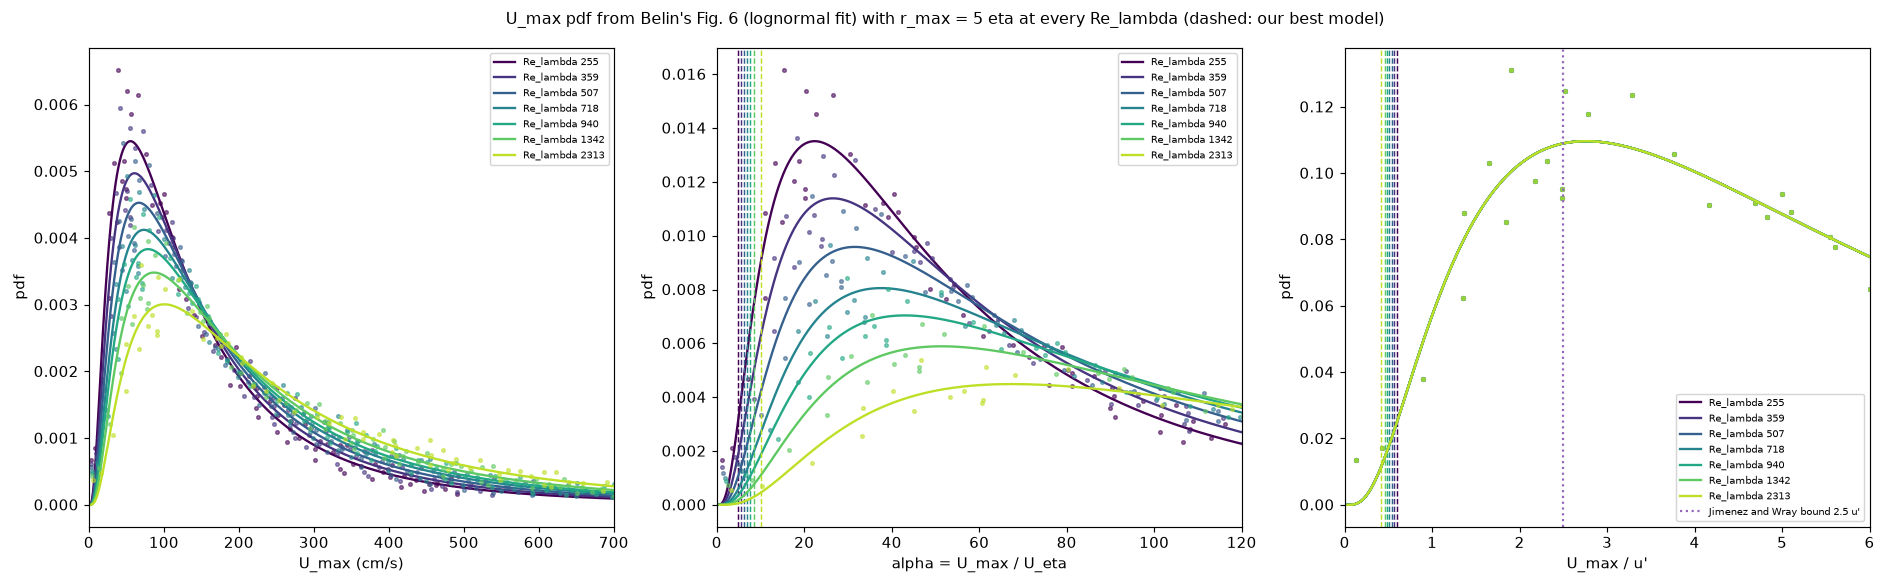

Source code (Python):
"""belin_umax_fixed_r.py  v01  The pdf of U_max from Belin et al. (1996) Fig. 6 with a constant r_max = 5 eta, for each Re_lambda of his curves.
Chain as belin_rumax_physical.py (the three correlations of Table I, cell 2, inverted to the Re of each Re_lambda): nu, eta, U_eta = nu / eta, u'.
r_max U_max / nu = Re_c = 1.585 x Re_lambda^(1/2)   ->   with r_max = BETA eta:   alpha = U_max / U_eta = Re_c / BETA,   U_max = alpha U_eta (cm/s),   U_max / u' = alpha / (u' / U_eta).
Panels: U_max in cm/s, alpha = U_max / U_eta, U_max / u'.  Dashed: the best model alpha = 0.769 Re_lambda^(1/3) (and its U_max/u'); dotted: Jimenez and Wray bound 2.5 u'.
Usage: python belin_umax_fixed_r.py [--beta 5]     writes belin_umax_fixed_r.png

Versions  M01 m01.v01 (2026-11-13): first version.
          m01.v03 (2026-11-13): the digitised markers are drawn too, transformed with the same scale as the lines.
          m01.v02 (2026-11-13): the pdf of x is the lognormal fitted to all the markers of Fig. 6 (default); --bin w uses bins of width w.
"""
import argparse
import math
import os
import sys

import matplotlib
matplotlib.use("Agg")
import matplotlib.pyplot as plt
import numpy as np
from scipy.optimize import brentq

HERE = os.path.dirname(os.path.abspath(__file__))
sys.path.insert(0, HERE)
import belin_gamma_pdf    # noqa: E402
import belin_rumax_physical as brp   # noqa: E402


def main():
    ap = argparse.ArgumentParser()
    ap.add_argument("--beta", type=float, default=5.0)
    ap.add_argument("--bin", type=float, default=0.0, help="bin width in x of Fig. 6; 0: use the lognormal fitted to all the markers (belin_gamma_pdf.lognormal_fit)")
    args = ap.parse_args()
    beta = args.beta
    if args.bin > 0:
        cx, px = belin_gamma_pdf.binned(args.bin)
    else:
        mu, s_ln, rms = belin_gamma_pdf.lognormal_fit()
        cx = np.linspace(0.05, 200.0, 4000)
        px = belin_gamma_pdf.lognormal_x(cx, mu, s_ln)
        print("lognormal fit to Fig. 6: median %.2f, ln-width %.3f, rms residual %.4f" % (np.exp(mu), s_ln, rms))
    raw_x, raw_p = belin_gamma_pdf.raw_points()
    fig, ax = plt.subplots(1, 3, figsize=(18, 5.6))
    colours = plt.cm.viridis(np.linspace(0, 0.9, 7))
    for Rl, colour in zip((255, 359, 507, 718, 940, 1342, 2313), colours):
        Re = brentq(lambda r: brp.chain(math.exp(r))["Re_lambda"] - Rl, math.log(1e3), math.log(1e9))
        c = brp.chain(math.exp(Re))
        a_alpha = 1.585 * math.sqrt(Rl) / beta                       # alpha = a_alpha x
        ratio = c["up"] / c["U_eta"]                                  # u' / U_eta from the chain
        scales = ((c["U_eta"] * a_alpha, "U_max (cm/s)"), (a_alpha, "alpha"), (a_alpha / ratio, "U_max/u'"))
        for a, (s, _) in zip(ax, scales):
            a.plot(s * cx, px / s, "-", lw=1.6, color=colour, label="Re_lambda %d" % Rl)
            a.plot(s * raw_x, raw_p / s, "o", ms=2.5, color=colour, alpha=0.55)                 # the digitised markers, transformed with the same scale
        cdf = np.cumsum(px) / px.sum()
        xm = np.interp(0.5, cdf, cx)
        print("Re_lambda %4d: u'/U_eta %.1f, U_eta %.2f cm/s | median x %.1f -> alpha %.1f (model %.1f), U_max %.1f cm/s, U_max/u' %.2f (model %.2f)"
              % (Rl, ratio, c["U_eta"], xm, a_alpha * xm, 0.769 * Rl ** (1 / 3), c["U_eta"] * a_alpha * xm, a_alpha * xm / ratio, 0.769 * Rl ** (1 / 3) / ratio))
        ax[1].axvline(0.769 * Rl ** (1 / 3), color=colour, ls="--", lw=1)
        ax[2].axvline(0.769 * Rl ** (1 / 3) / ratio, color=colour, ls="--", lw=1)
    ax[2].axvline(2.5, color="tab:purple", ls=":", lw=1.5, label="Jimenez and Wray bound 2.5 u'")
    for a, xl in zip(ax, ("U_max (cm/s)", "alpha = U_max / U_eta", "U_max / u'")):
        a.set_xlabel(xl)
        a.set_ylabel("pdf")
        a.legend(fontsize=7)
    ax[0].set_xlim(0, 700)
    ax[1].set_xlim(0, 120)
    ax[2].set_xlim(0, 6)
    fig.suptitle("U_max pdf from Belin's Fig. 6 (%s) with r_max = %g eta at every Re_lambda (dashed: our best model)" % ("bins of %g in x" % args.bin if args.bin > 0 else "lognormal fit", beta), fontsize=11)
    fig.tight_layout()
    fig.savefig(os.path.join(HERE, "belin_umax_fixed_r.png"), dpi=105)


if __name__ == "__main__":
    main()
